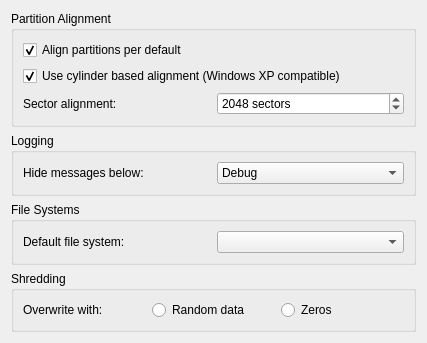
<?xml version="1.0" encoding="UTF-8"?>
<ui version="4.0">
 <author>
SPDX-FileCopyrightText: 2010 Volker Lanz &lt;vl@fidra.de&gt;
SPDX-FileCopyrightText: 2014 Andrius Štikonas &lt;andrius@stikonas.eu&gt;
SPDX-License-Identifier: GPL-3.0-or-later
 </author>
 <class>ConfigurePageGeneral</class>
 <widget class="QWidget" name="ConfigurePageGeneral">
  <property name="geometry">
   <rect>
    <x>0</x>
    <y>0</y>
    <width>427</width>
    <height>327</height>
   </rect>
  </property>
  <layout class="QVBoxLayout" name="verticalLayout">
   <item>
    <widget class="QGroupBox" name="groupBox_2">
     <property name="sizePolicy">
      <sizepolicy hsizetype="Preferred" vsizetype="Preferred">
       <horstretch>0</horstretch>
       <verstretch>1</verstretch>
      </sizepolicy>
     </property>
     <property name="title">
      <string>Partition Alignment</string>
     </property>
     <layout class="QGridLayout" name="gridLayout_3">
      <item row="1" column="0" colspan="2">
       <widget class="QCheckBox" name="kcfg_useCylinderAlignment">
        <property name="text">
         <string>Use cylinder based alignment (Windows XP compatible)</string>
        </property>
        <property name="checked">
         <bool>true</bool>
        </property>
       </widget>
      </item>
      <item row="2" column="0">
       <widget class="QLabel" name="label">
        <property name="enabled">
         <bool>true</bool>
        </property>
        <property name="text">
         <string>Sector alignment:</string>
        </property>
        <property name="buddy">
         <cstring>kcfg_sectorAlignment</cstring>
        </property>
       </widget>
      </item>
      <item row="2" column="1">
       <widget class="QSpinBox" name="kcfg_sectorAlignment">
        <property name="enabled">
         <bool>true</bool>
        </property>
        <property name="suffix">
         <string> sectors</string>
        </property>
        <property name="maximum">
         <number>16777215</number>
        </property>
        <property name="singleStep">
         <number>512</number>
        </property>
        <property name="value">
         <number>2048</number>
        </property>
       </widget>
      </item>
      <item row="0" column="0" colspan="2">
       <widget class="QCheckBox" name="kcfg_alignDefault">
        <property name="text">
         <string>Align partitions per default</string>
        </property>
        <property name="checked">
         <bool>true</bool>
        </property>
       </widget>
      </item>
     </layout>
    </widget>
   </item>
   <item>
    <widget class="QGroupBox" name="groupBox_3">
     <property name="sizePolicy">
      <sizepolicy hsizetype="Preferred" vsizetype="Preferred">
       <horstretch>0</horstretch>
       <verstretch>1</verstretch>
      </sizepolicy>
     </property>
     <property name="title">
      <string>Logging</string>
     </property>
     <layout class="QHBoxLayout" name="horizontalLayout">
      <item>
       <widget class="QLabel" name="label_2">
        <property name="text">
         <string>Hide messages below:</string>
        </property>
        <property name="buddy">
         <cstring>kcfg_minLogLevel</cstring>
        </property>
       </widget>
      </item>
      <item>
       <widget class="QComboBox" name="kcfg_minLogLevel">
        <item>
         <property name="text">
          <string>Debug</string>
         </property>
        </item>
        <item>
         <property name="text">
          <string>Information</string>
         </property>
        </item>
        <item>
         <property name="text">
          <string>Warning</string>
         </property>
        </item>
        <item>
         <property name="text">
          <string>Error</string>
         </property>
        </item>
       </widget>
      </item>
     </layout>
    </widget>
   </item>
   <item>
    <widget class="QGroupBox" name="groupBox_4">
     <property name="sizePolicy">
      <sizepolicy hsizetype="Preferred" vsizetype="Preferred">
       <horstretch>0</horstretch>
       <verstretch>1</verstretch>
      </sizepolicy>
     </property>
     <property name="title">
      <string>File Systems</string>
     </property>
     <layout class="QHBoxLayout" name="horizontalLayout_2">
      <item>
       <widget class="QLabel" name="label_3">
        <property name="text">
         <string>Default file system:</string>
        </property>
        <property name="buddy">
         <cstring>m_ComboDefaultFileSystem</cstring>
        </property>
       </widget>
      </item>
      <item>
       <widget class="QComboBox" name="m_ComboDefaultFileSystem"/>
      </item>
     </layout>
    </widget>
   </item>
   <item>
    <widget class="QGroupBox" name="groupBox_5">
     <property name="sizePolicy">
      <sizepolicy hsizetype="Preferred" vsizetype="Preferred">
       <horstretch>0</horstretch>
       <verstretch>1</verstretch>
      </sizepolicy>
     </property>
     <property name="title">
      <string>Shredding</string>
     </property>
     <layout class="QHBoxLayout" name="horizontalLayout_4">
      <item>
       <widget class="QLabel" name="label_5">
        <property name="text">
         <string>Overwrite with:</string>
        </property>
       </widget>
      </item>
      <item>
       <widget class="QRadioButton" name="radioButton">
        <property name="text">
         <string>Random data</string>
        </property>
        <attribute name="buttonGroup">
         <string notr="true">kcfg_shredSource</string>
        </attribute>
       </widget>
      </item>
      <item>
       <widget class="QRadioButton" name="radioButton_2">
        <property name="text">
         <string>Zeros</string>
        </property>
        <attribute name="buttonGroup">
         <string notr="true">kcfg_shredSource</string>
        </attribute>
       </widget>
      </item>
     </layout>
    </widget>
   </item>
  </layout>
 </widget>
 <resources/>
 <connections/>
 <buttongroups>
  <buttongroup name="kcfg_shredSource"/>
 </buttongroups>
</ui>
